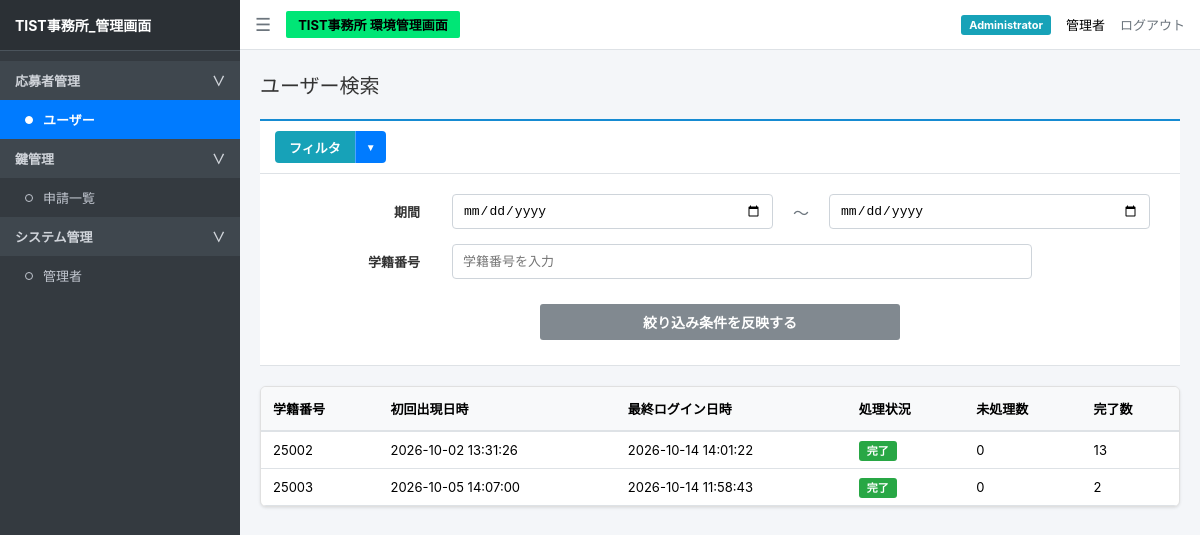
The app's page /users (signed in) with its own data.
### tables this page shows
CREATE TABLE managers (
            id INTEGER PRIMARY KEY AUTOINCREMENT,
            username TEXT UNIQUE NOT NULL,
            password TEXT,
            name TEXT NOT NULL,
            email TEXT,
            role TEXT NOT NULL,
            status TEXT NOT NULL
        , phone TEXT, student_id TEXT, discord_id TEXT, department TEXT, school_class TEXT);

CREATE TABLE students (
            student_id TEXT PRIMARY KEY,
            name TEXT,
            department TEXT,
            course TEXT,
            class TEXT,
            number INTEGER
        );

### app.py (the view)
@app.route("/users")
def users():
    if not session.get("logged_in"):
        return redirect("/login")
    contact_id = request.args.get("contact_id", "").strip()
    date_from = request.args.get("date_from", "").strip()
    date_to = request.args.get("date_to", "").strip()
    for value in (date_from, date_to):
        if value:
            try:
                datetime.strptime(value, "%Y-%m-%d")
            except ValueError:
                return "日付の形式が正しくありません。", 400
    conn = sqlite3.connect(app.config["DATABASE"])
    conn.row_factory = sqlite3.Row
    cur = conn.cursor()
    where_conditions = []
    params = []
    if contact_id:
        escaped_id = contact_id.replace("\\", "\\\\").replace("%", "\\%").replace("_", "\\_")
        where_conditions.append("s.student_id LIKE ? ESCAPE '\\'")
        params.append("%" + escaped_id + "%")
    sql = """
        SELECT
            s.student_id AS contact_id,
            COALESCE(NULLIF(r.guest_name, ''), s.name) AS name, s.department, s.course, s.class, s.number,
            MIN(r.time) AS first_login,
            MAX(r.time) AS last_login,
            SUM(CASE WHEN r.status = '申請中' THEN 1 ELSE 0 END) AS pending_count,
            SUM(CASE WHEN r.status IN ('承認', '却下') THEN 1 ELSE 0 END) AS done_count
        FROM students s
        LEFT JOIN requests r ON s.student_id = r.student_id
    """
    if where_conditions:
        sql += " WHERE " + " AND ".join(where_conditions)
    sql += " GROUP BY s.student_id HAVING 1=1"
    if date_from:
        sql += " AND DATE(MIN(r.time)) >= ?"
        params.append(date_from)
    if date_to:
        sql += " AND DATE(MIN(r.time)) <= ?"
        params.append(date_to)
    sql += " ORDER BY last_login DESC, s.student_id ASC"
    print("SQL ĐANG CHẠY:", sql, flush=True)
    print("PARAMS:", params, flush=True)
    cur.execute(sql, params)
    rows = cur.fetchall()
    conn.close()
    user_list = []
    total_pending = 0
    total_done = 0
    for row in rows:
        item = dict(row)
        p_count = item["pending_count"] or 0
        d_count = item["done_count"] or 0
        total_pending += p_count
        total_done += d_count
        if p_count > 0:
            item["process_status"] = "未処理"
        else:
            item["process_status"] = "完了"
        user_list.append(item)
    return render_template(
        "users.html",
        users=user_list,
        total_users=len(user_list),
        total_pending=total_pending,
        total_done=total_done
    )

### app.py (called while the page is built)
def is_admin():
    return bool(session.get('logged_in') and session.get('role') in ADMIN_ROLES)

@app.before_request
def admin_access_control():
    if session.get('logged_in'):
        with sqlite3.connect(app.config['DATABASE']) as con:
            info = con.execute("SELECT status,role FROM managers WHERE id=?",(session.get('manager_id'),)).fetchone()
        if not info or info[0] != '有効' or info[1] != session.get('role') or not session.get('otp_verified'):
            session.clear()
            return redirect(url_for('login'))
    sensitive = ('/admin', '/users', '/approve/', '/reject/', '/delete/')
    if request.path.startswith(sensitive) and not is_admin():
        return redirect(url_for('login')) if not session.get('logged_in') else ('アクセス権限がありません。', 403)
    if request.path.startswith('/admin/managers') and session.get('role') != 'Administrator':
        return 'アクセス権限がありません。', 403

### templates/users.html (shortened to what this page needs)
<!doctype html>
<html lang="ja">
  <head>
    <link
      rel="stylesheet"
      href="{{ url_for('static', filename='css/style.css') }}"
    />
  </head>
  <body>
    <div class="sidebar">
      <div class="sidebar-header">TIST事務所_管理画面</div>
      <ul class="sidebar-menu">
        <li
          class="menu-category"
          onclick="toggleSubmenu('applicant-menu', 'applicant-arrow')"
        >
          応募者管理
          <span id="applicant-arrow">∨</span>
        </li>
        <ul id="applicant-menu" class="submenu-list">
          <li>
            <a href="/users" class="menu-item active">
              <span class="circle-icon"></span>
              ユーザー
            </a>
          </li>
        </ul>
        <li
          class="menu-category"
          onclick="toggleSubmenu('key-menu', 'key-arrow')"
        >
          鍵管理
          <span id="key-arrow">∨</span>
        </li>
        <ul id="key-menu" class="submenu-list">
          <li>
            <a href="/admin" class="menu-item">
              <span class="circle-icon"></span>
              申請一覧
            </a>
          </li>
        </ul>
        <li
          class="menu-category"
          onclick="toggleSubmenu('system-menu', 'system-arrow')"
        >
          システム管理
          <span id="system-arrow">∨</span>
        </li>
        <ul id="system-menu" class="submenu-list">
          <li>
            <a href="/admin/managers" class="menu-item">
              <span class="circle-icon"></span>
              管理者
            </a>
          </li>
        </ul>
      </ul>
    </div>
    <div class="main-wrapper">
      <div class="navbar">
        <div class="navbar-left">
          <span class="menu-toggle"> ☰ </span>
          <span class="badge-green"> TIST事務所 環境管理画面 </span>
        </div>
        <div class="navbar-right">
          <span class="badge-admin"> {{ session.get("role", "") }} </span>
          <span> {{ session.get("name", "") }} </span>
          <a href="/logout" class="logout-btn"> ログアウト </a>
        </div>
      </div>
      <div class="content">
        <h2 class="page-title">ユーザー検索</h2>
        <div class="toolbar">
          <div class="filter-header">
            <div class="filter-btn-wrapper">
              <button
                type="button"
                class="btn-text-only"
                onclick="toggleFilterContent()"
              >
                フィルタ
              </button>
              <button
                type="button"
                class="btn-arrow-only"
                onclick="toggleClearDropdown(event)"
              >
                ▼
              </button>
            </div>
          </div>
          <div id="filter-content" class="filter-content">
            <form method="get" action="/users" id="filter-form">
              <div class="filter-row">
                <label class="filter-label"> 期間 </label>
                <div class="filter-inputs-group">
                  <input
                    type="date"
                    id="date_from"
                    class="date-input wide-input"
                    name="date_from"
                    value="{{ request.args.get('date_from', '') }}"
                  />
                  <span class="filter-separator"> ～ </span>
                  <input
                    type="date"
                    id="date_to"
                    class="date-input wide-input"
                    name="date_to"
                    value="{{ request.args.get('date_to', '') }}"
                  />
                </div>
              </div>
              <div class="filter-row">
                <label class="filter-label"> 学籍番号 </label>
                <div class="filter-inputs-group">
                  <input
                    type="text"
                    id="student_id"
                    class="contact-input wide-input-full"
                    name="contact_id"
                    value="{{ request.args.get('contact_id', '') }}"
                    placeholder="学籍番号を入力"
                  />
                </div>
              </div>
              <div class="filter-button-row">
                <button
                  type="submit"
                  id="btn-search"
                  class="btn-filter-submit"
                >
                  絞り込み条件を反映する
                </button>
              </div>
            </form>
          </div>
        </div>
        <div class="card" style="padding: 0; overflow-x: auto">
          <table
            style="
              width: 100%;
              border-collapse: collapse;
              font-size: 13px;
              text-align: left;
            "
          >
            <thead>
              <tr
                style="
                  background-color: #f8f9fa;
                  border-bottom: 2px solid #dee2e6;
                "
              >
                <th style="padding: 12px">学籍番号</th>
                <th style="padding: 12px">初回出現日時</th>
                <th style="padding: 12px">最終ログイン日時</th>
                <th style="padding: 12px">処理状況</th>
                <th style="padding: 12px">未処理数</th>
                <th style="padding: 12px">完了数</th>
              </tr>
            </thead>
            <tbody>
              {% for user in users %}
              <tr style="border-bottom: 1px solid #dee2e6">
                <td style="padding: 10px 12px">{{ user.contact_id }}</td>
                <td style="padding: 10px 12px">
                  {{ user.first_login if user.first_login else '-' }}
                </td>
                <td style="padding: 10px 12px">
                  {{ user.last_login if user.last_login else '-' }}
                </td>
                <td style="padding: 10px 12px">
                  {% if user.process_status == '未処理' %}
                  <span
                    class="badge-admin"
                    style="background-color: #ffc107; color: #212529"
                  >
                    未処理
                  </span>
                  {% else %}
                  <span class="badge-admin" style="background-color: #28a745">
                    完了
                  </span>
                  {% endif %}
                </td>
                <td style="padding: 10px 12px">
                  {{ user.pending_count or 0 }}
                </td>
                <td style="padding: 10px 12px">{{ user.done_count or 0 }}</td>
              </tr>
              {% endfor %}
            </tbody>
          </table>
        </div>
      </div>
    </div>
  </body>
</html>

### templates/users.html (style rules this page uses)
.toolbar { background: #ffffff; border-top: 2px solid #168bd2; border-bottom: 1px solid #dee2e6; margin-bottom: 20px; }
.filter-header { padding: 10px 15px; border-bottom: 1px solid #dee2e6; display: flex; justify-content: space-between; align-items: center; }
.filter-content { padding: 20px 30px 25px; }
.filter-row { display: flex; align-items: center; margin-bottom: 15px; gap: 12px; }
.filter-row label { width: 150px; font-weight: bold; text-align: right; font-size: 13px; }
.filter-row input { height: 35px; border: 1px solid #ced4da; border-radius: 4px; padding: 5px 10px; font-size: 13px; }
.date-input { width: 280px; }
.contact-input { width: 580px; }
.filter-separator { padding: 0 5px; }
.filter-button-row { text-align: center; margin-top: 25px; }
.btn-filter-submit { width: 360px; padding: 8px; background: #747d84; color: #fff; border: none; border-radius: 3px; cursor: pointer; font-weight: bold; }

### records on screen
managers: get "Administrator", get "管理者"
students: contact_id "25002", first_login "2026-10-02 13:31:26", last_login "2026-10-14 14:01:22", pending_count "0", done_count "13"
students: contact_id "25003", first_login "2026-10-05 14:07:00", last_login "2026-10-14 11:58:43", pending_count "0", done_count "2"
